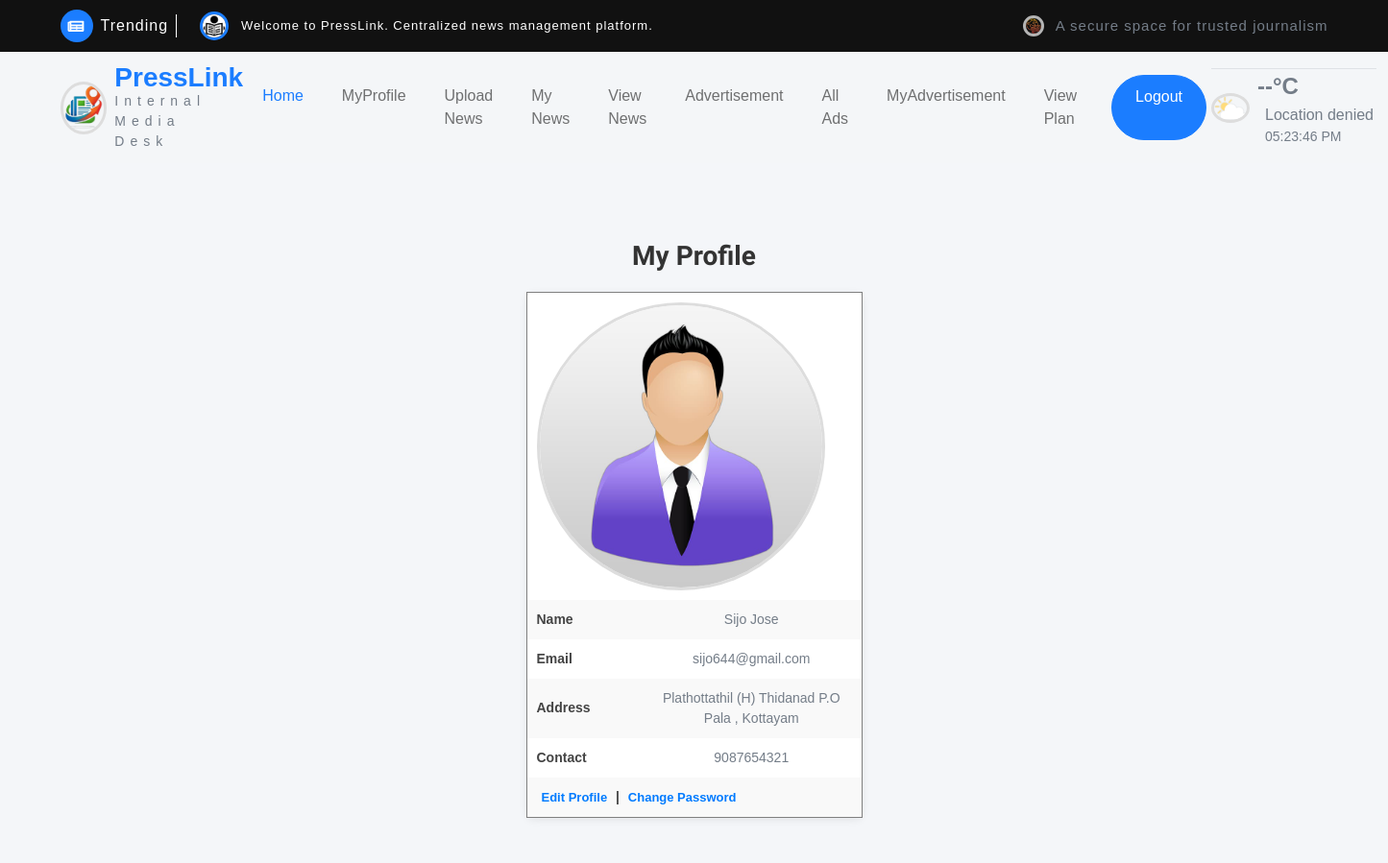
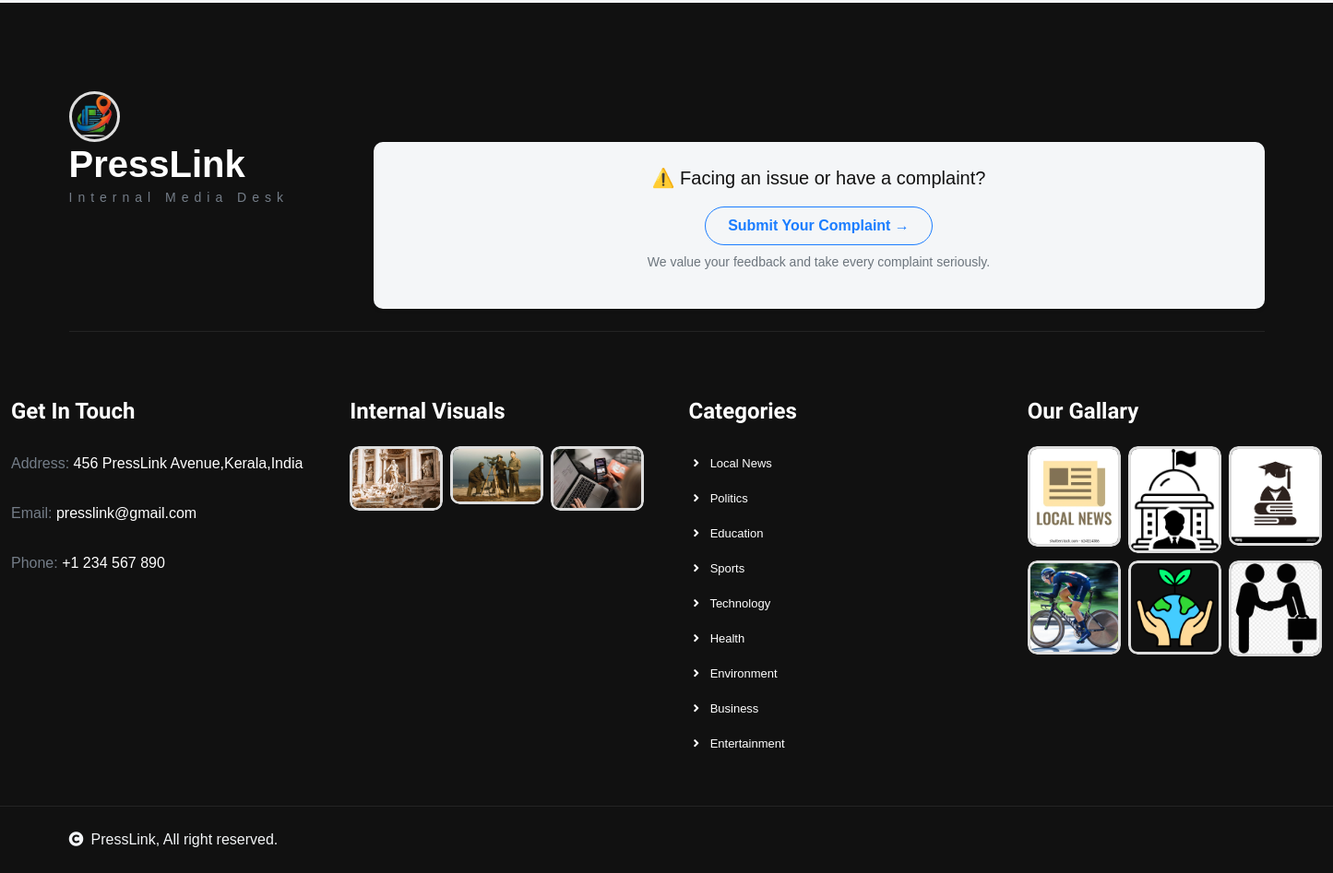
The page /User/MyProfile/ (signed in) on the database its author committed (2 pictures, top to bottom).
### Guest/models.py (models this page shows)
class tbl_user(models.Model):
    user_name=models.CharField(max_length=50)
    user_email=models.CharField(max_length=50)
    user_contact=models.CharField(max_length=50)
    user_gender=models.CharField(max_length=50)
    user_dob=models.CharField(max_length=50)
    user_address=models.CharField(max_length=80)
    user_photo=models.FileField(upload_to="Assets/UserDocs/")
    user_proof=models.FileField(upload_to="Assets/UserDocs/")
    user_work=models.FileField(upload_to="Assets/UserDocs/")
    skill_type=models.ForeignKey(tbl_skilltype,on_delete=models.CASCADE)
    user_level=models.CharField(max_length=50)
    user_bio=models.CharField(max_length=50)
    user_social=models.CharField(max_length=50)
    user_password=models.CharField(max_length=50)
    user_status=models.IntegerField(default=0)
    place=models.ForeignKey(tbl_place,on_delete=models.CASCADE)

### User/views.py (the view)
# urls.py: path("MyProfile/",views.MyProfile,name="MyProfile"),
def MyProfile(request):
    if "uid" in request.session:
        userdata = tbl_user.objects.get(id=request.session["uid"])
        return render(request, 'User/MyProfile.html', {"userdata": userdata})
    else:
        return redirect("Guest:Login")

### User/Templates/User/MyProfile.html (shortened to what this page needs)
{% extends 'User/Header.html' %}
{% block content %}
<h3 align="center">My Profile</h3>
<table border="1" align="center">
    <tr>
        <td colspan="2" align="center">
            {% if userdata.user_photo %}
            <img src="{{ userdata.user_photo.url }}" width="300" height="300" alt="User Photo">
            {% else %}
            No Photo Available
            {% endif %}
        </td>
    </tr>
    <tr>
        <td>Name</td>
        <td>{{ userdata.user_name }}</td>
    </tr>
    <tr>
        <td>Email</td>
        <td>{{ userdata.user_email }}</td>
    </tr>
    <tr>
        <td>Address</td>
        <td>{{ userdata.user_address }}</td>
    </tr>
    <tr>
        <td>Contact</td>
        <td>{{ userdata.user_contact }}</td>
    </tr>
    <tr>
        <td colspan="2" align="center">
            <a href="{% url 'User:EditProfile' %}">Edit Profile</a> |
            <a href="{% url 'User:ChangePassword' %}">Change Password</a>
        </td>
    </tr>
</table>
{% endblock %}

### User/Templates/User/MyProfile.html (style rules this page uses)
body { font-family: Arial, sans-serif; background: #f4f6f9; }
h3 { margin-top: 30px; color: #333; }
table { margin-top: 20px; background: #fff; border-collapse: collapse; width: 350px; box-shadow: 0 2px 8px rgba(0,0,0,0.08); border-radius: 8px; }
td { padding: 10px; font-size: 14px; text-align: center; }
tr td:first-child { font-weight: 600; color: #444; text-align: left; width: 120px; }
img { border-radius: 50%; border: 3px solid #ddd; object-fit: cover; }
a { text-decoration: none; font-size: 13px; color: #007bff; margin: 0 5px; }
tr:nth-child(even) { background: #f9f9f9; }

### rows shown on the page
tbl_user: user_photo (picture), user_name "Sijo Jose", user_email "sijo644@gmail.com", user_address "Plathottathil (H) Thidanad P.O Pala , Kottayam", user_contact "9087654321"
